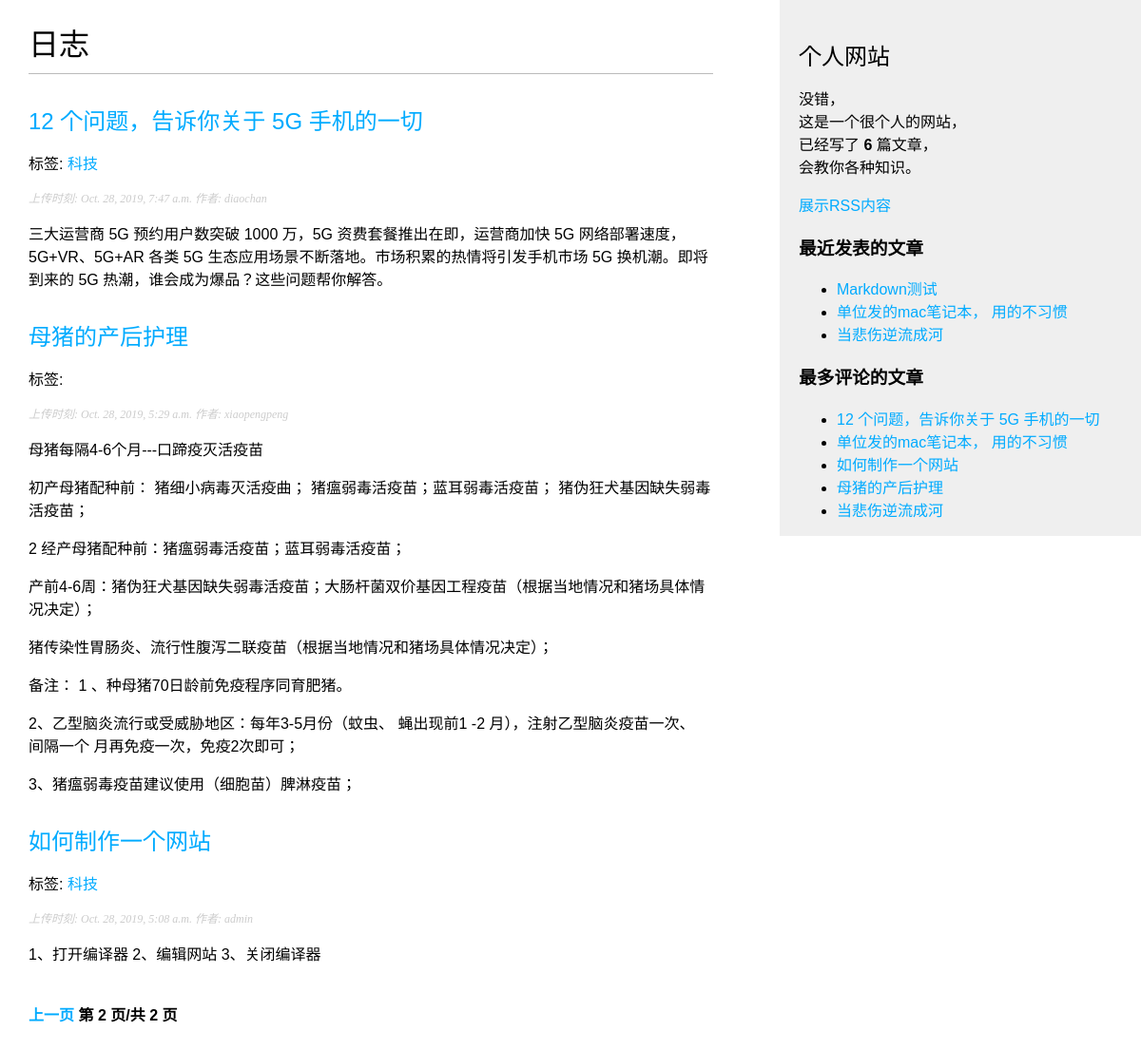
Screenshot of /blog/?page=2 with the database file from the repository.
### blog/models.py (models this page shows, shortened)
class Post(models.Model):
    STATUS_CHOICES=(
        ('draft','Draft'),
        ('published','Published'),
    )
    title=models.CharField(max_length=250)
    slug=models.SlugField(max_length=250,unique_for_date='publish')
    author=models.ForeignKey(User,on_delete=models.CASCADE,related_name='blog_posts')
    body=models.TextField()
    publish=models.DateTimeField(default=timezone.now)
    created=models.DateTimeField(auto_now_add=True)
    updated=models.DateTimeField(auto_now=True)
    status=models.CharField(max_length=10,choices=STATUS_CHOICES,default='draft')
    objects=models.Manager()
    published=PublishedManager()
    tags=TaggableManager()
    class Meta:
        ordering=('-publish',)
    def get_absolute_url(self):
        return reverse('blog:post_detail',args=[self.publish.year,self.publish.month,self.publish.day,self.slug])

### blog/views.py (the view)
# urls.py: path('',views.post_list,name='post_list'),
def post_list(request,tag_slug=None):
    object_list=Post.published.all()
    tag=None
    if tag_slug:
        tag=get_object_or_404(Tag,slug=tag_slug)
        object_list=object_list.filter(tags__in=[tag])
    paginator=Paginator(object_list,3)
    page=request.GET.get('page')
    try:
        posts=paginator.page(page)
    except PageNotAnInteger:
        posts=paginator.page(1)
    except EmptyPage:
        posts=paginator.page(paginator.num_pages)
    return render(request,'blog/post/list.html',{'posts':posts,'page':page,'tag':tag})

### blog/models.py (called while the page is built)
    def get_queryset(self):
        return super(PublishedManager,self).get_queryset().filter(status='published')

### blog/templatetags/blog_tags.py (called while the page is built)
@register.simple_tag
def total_posts():
    return Post.published.count()

@register.inclusion_tag('blog/post/latest_posts.html')
def show_latest_posts(count=5):
    lastest_posts=Post.published.order_by('-publish')[:count]
    return {'latest_posts':lastest_posts}

@register.simple_tag
def get_most_commented_posts(count=5):
    return Post.published.annotate(total_comments=Count('comments')).order_by('-total_comments')[:count]

@register.filter(name='markdown')
def markdown_format(text):
    return mark_safe(markdown.markdown(text))

### blog/templates/blog/post/list.html (shortened to what this page needs)
{% extends 'blog/base.html' %}
{% load blog_tags %}
{% block content %}
    <h1>日志</h1>
    {% for post in posts %}
        <h2>
            <a href="{{ post.get_absolute_url }}">{{ post.title }}</a>
        </h2>
        <p class="tags">标签:
        {% for tag in post.tags.all %}
            <a href="{% url "blog:post_list_by_tag" tag.slug %}">{{ tag.name }}</a>
        {% endfor %}
        </p>
        <p class="date">
            上传时刻: {{ post.publish }} 作者: {{ post.author }}
        </p>
        {{ post.body|markdown|truncatewords_html:30 }}
    {% endfor %}
    {% include "pagination.html" with page=posts %}
{% endblock %}

### blog/templates/blog/base.html (shortened to what this page needs)
{% load blog_tags %}
{% load static %}
<!DOCTYPE html>
<html lang="en">
<head>
    <link href="{% static "css/blog.css" %}" rel="stylesheet">
</head>
<body>
<div id="content">
    {% block content %}
    {% endblock %}
</div>
<div id="sidebar">
    <h2>个人网站 </h2>
    <p>没错，<br>这是一个很个人的网站，<br>已经写了 <strong>{% total_posts %}</strong> 篇文章，<br>会教你各种知识。</p>
    <p><a href="{% url "blog:post_feed" %}">展示RSS内容</a></p>
    <h3>最近发表的文章</h3>
    {% show_latest_posts 3 %}
    <h3>最多评论的文章</h3>
    {% get_most_commented_posts as most_commented_posts %}
    <ul>
        {% for post in most_commented_posts %}
            <li>
            <a href="{{post.get_absolute_url}}">{{ post.title }}</a>
            </li>
        {% endfor %}
    </ul>
</div>
</body>
</html>

### blog/templates/blog/post/latest_posts.html
<ul>
    {% for post in latest_posts %}
        <li>
        <a href="{{ post.get_absolute_url }}">{{ post.title }}</a>
        </li>
    {% endfor %}
</ul>

### blog/static/css/blog.css (style rules this page uses)
body { margin:0; padding:0; font-family:helvetica, sans-serif; }
a { color:#00abff; text-decoration:none; }
h1 { font-weight:normal; border-bottom:1px solid #bbb; padding:0 0 10px 0; }
h2 { font-weight:normal; margin:30px 0 0; }
#content { float:left; width:60%; padding:0 0 0 30px; }
#sidebar { float:right; width:30%; padding-top:10px; padding-left:20px; background:#efefef; height:100%; }
p.date { color:#ccc; font-family: georgia, serif; font-size: 12px; font-style: italic; }

### rows the page displays
Post: title "12 个问题，告诉你关于 5G 手机的一切", publish "Oct. 28, 2019, 7:47 a.m.", author "diaochan", body "三大运营商 5G 预约用户数突破 1000 万，5G 资费套餐推出在即，运营商加快 5G 网络部署速度，5G+VR、5G+AR 各类 5G 生态应用场景不断落地。市场积累的热情将引发手机市场 5G 换机潮。即将到来的 5G 热潮，谁会成为爆品？这些问题帮你解答。"
Tag: name "科技"
Post: title "母猪的产后护理", publish "Oct. 28, 2019, 5:29 a.m.", author "xiaopengpeng", body "母猪每隔4-6个月---口蹄疫灭活疫苗 初产母猪配种前： 猪细小病毒灭活疫曲； 猪瘟弱毒活疫苗；蓝耳弱毒活疫苗； 猪伪狂犬基因缺失弱毒活疫苗； 2 经产母猪配种前：猪瘟弱毒活疫苗；蓝耳弱毒活疫苗； 产前4-6周：猪伪狂犬基因缺失弱毒活疫苗；大肠杆菌双价基因工程疫苗（根据当地情况和猪场具体情况决定）； 猪传染性胃肠炎、流行性腹泻二联疫苗（根据当地情况和猪场具体情况决定）； 备注： 1 、种母猪70日龄前免疫程序同育肥猪。 2、乙型脑炎流行或受威胁地区：每年3-5月份（蚊虫、 蝇出现前1 -2 月），注射乙型脑炎疫苗一次、 间隔一个 月再免疫一次，免疫2次即可； 3、猪瘟弱毒疫苗建议使用（细胞苗）脾淋疫苗；"
Post: title "如何制作一个网站", publish "Oct. 28, 2019, 5:08 a.m.", author "admin", body "1、打开编译器 2、编辑网站 3、关闭编译器"
Post: title "Markdown测试"
Post: title "单位发的mac笔记本， 用的不习惯"
Post: title "当悲伤逆流成河"

### other values shown
{{ page.number }} "2"
{{ page.paginator.num_pages }} "2"
